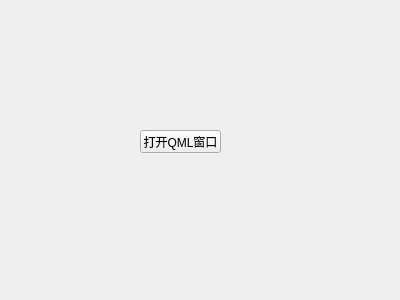
<?xml version="1.0" encoding="UTF-8"?>
<ui version="4.0">
 <class>Widget</class>
 <widget class="QWidget" name="Widget">
  <property name="geometry">
   <rect>
    <x>0</x>
    <y>0</y>
    <width>400</width>
    <height>300</height>
   </rect>
  </property>
  <property name="windowTitle">
   <string>Form</string>
  </property>
  <widget class="QPushButton" name="pushButton">
   <property name="geometry">
    <rect>
     <x>140</x>
     <y>130</y>
     <width>81</width>
     <height>23</height>
    </rect>
   </property>
   <property name="text">
    <string>打开QML窗口</string>
   </property>
  </widget>
 </widget>
 <resources/>
 <connections/>
</ui>
